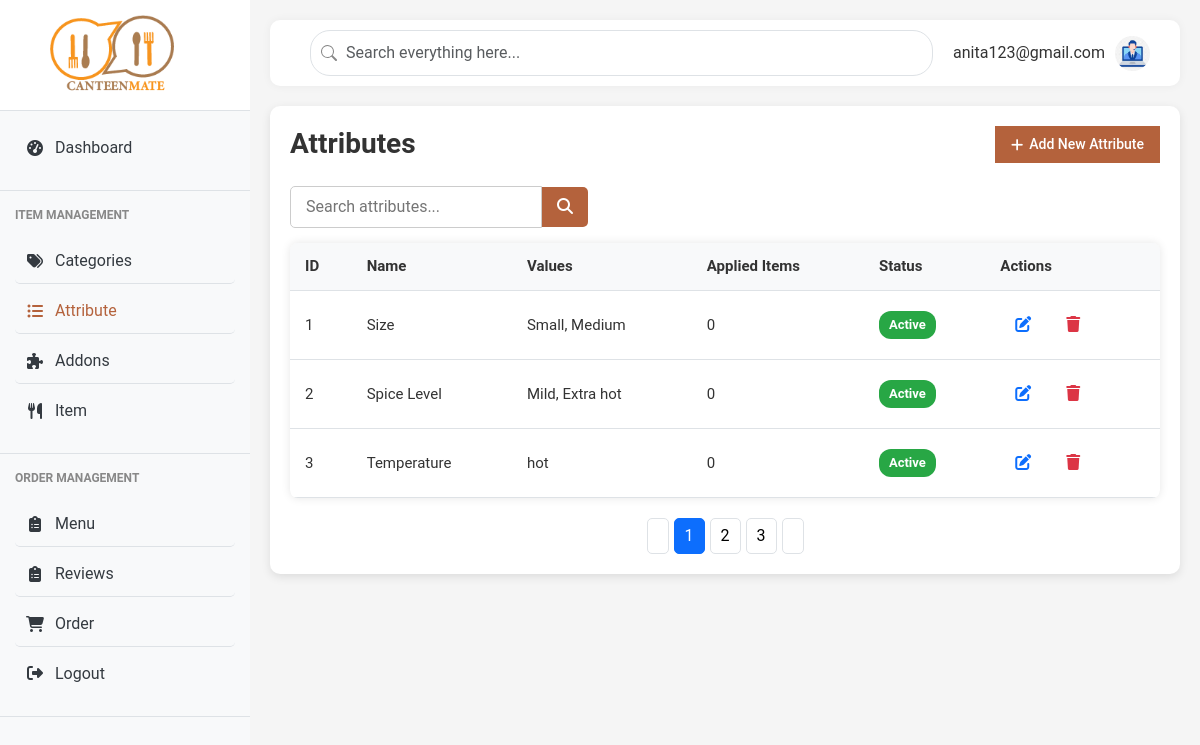
The app's page /admin/attributes (signed in) with its own data.
### models.py (models this page shows, shortened)
class User(db.Model):
    id = db.Column(db.Integer, primary_key=True)
    fullname = db.Column(db.String(100), nullable=False)
    email = db.Column(db.String(100), unique=True, nullable=False)
    password = db.Column(db.String(200), nullable=False)
    role = db.Column(db.String(20), nullable=False)  # 'student', 'staff', or 'admin'
    created_at = db.Column(db.DateTime, server_default=db.func.now())

class Attribute(db.Model):
    __tablename__ = 'attributes'
    id = db.Column(db.Integer, primary_key=True)
    name = db.Column(db.String(100), nullable=False, unique=True)
    status = db.Column(db.Boolean, default=True)
    values = db.relationship('AttributeValue', backref='attribute', cascade='all, delete-orphan')

### main.py (the view)
@app.route('/admin/attributes')
@login_required
def attribute():
    user_id = session['user_id']
    user = User.query.get(user_id)
    attributes = Attribute.query.all()
    return render_template('admin/attribute.html',attributes=attributes, user=user, active_page='attributes')

### main.py (called while the page is built)
def login_required(view):
    @functools.wraps(view)
    def wrapped_view(**kwargs):
        if 'user_id' not in session:
            flash('Please log in to access this page', 'warning')
            return redirect(url_for('login'))
        return view(**kwargs)
    return wrapped_view

### templates/admin/attribute.html (shortened to what this page needs)
{% extends "admin/admin_base.html" %}
{% block content %}
    <div class="attribute-content">
        <div class="section-header">
            <h1 class="page-title">Attributes</h1>
            <button class="add-btn"><i class="fas fa-plus"></i> Add New Attribute</button>
        </div>
        <div class="section-filters">
        <div class="search-box">
            <input type="text" placeholder="Search attributes...">
           <button><i class="fas fa-search"></i></button>
        </div>
        </div>
        <div class="attributes-list" style="{% with messages = get_flashed_messages(with_categories=true) %}
            {% endwith %}">
            <div class="data-table">
            <table>
                <thead>
                    <tr>
                        <th>ID</th>
                        <th>Name</th>
                        <th>Values</th>
                        <th>Applied Items</th>
                        <th>Status</th>
                        <th>Actions</th>
                    </tr>
                </thead>
                <tbody>
                    {% for attribute in attributes %}
                    <tr>
                        <td>{{ attribute.id }}</td>
                        <td>{{ attribute.name }}</td>
                        <td>
                            {{ attribute.values | map(attribute='value') | join(', ') }}
                        </td>
                        <td>{{ attribute.items|length }}</td>
                        <td>
                            <span class="status-badge {{ 'active' if attribute.status else 'inactive' }}">
                                {{ 'Active' if attribute.status else 'Inactive' }}
                            </span>
                        </td>
                        <td class="actions">
                          <button class="btn-edit"
                              data-id="{{ attribute.id }}"
                              data-name="{{ attribute.name }}"
                              data-status="{{ 'active' if attribute.status else 'inactive' }}"
                              data-values-count="{{ attribute.values|length }}"
                              {% for v in attribute.values %}
                                data-value{{ loop.index0 }}="{{ v.value }}"
                                data-price{{ loop.index0 }}="{{ v.price_adjustment }}"
                              {% endfor %}
                          ><i class="fas fa-edit"></i></button>
                          <button class="btn-delete"><i class="fas fa-trash"></i></button>
                        </td>
                    </tr>
                {% endfor %}
                </tbody>
            </table>
            </div>
        </div>
        <div class="pagination">
            <button class="btn-page"></button>
            <button class="btn-page active">1</button>
            <button class="btn-page">2</button>
            <button class="btn-page">3</button>
            <button class="btn-page"></button>
        </div>
    </div>
    {% endblock %}

### templates/admin/admin_base.html (shortened to what this page needs)
<!DOCTYPE html>
<html lang="en">
<head>
    <link href="https://cdnjs.cloudflare.com/ajax/libs/bootstrap/5.3.0/css/bootstrap.min.css" rel="stylesheet">
    <link href="https://cdnjs.cloudflare.com/ajax/libs/font-awesome/6.4.0/css/all.min.css" rel="stylesheet">
    <link href="{{ url_for('static', filename='css/style.css') }}" rel="stylesheet">
    <link href="{{ url_for('static', filename='css/admin_styles.css') }}" rel="stylesheet">
    <link href="{{ url_for('static', filename='css/content-page.css') }}" rel="stylesheet">
</head>
<body>
    <div class="d-flex">
    <div class="sidebar">
        <div class="brand">
            <img src="{{ url_for('static', filename='img/logo.png') }}" href={{ url_for('dashboard')}} alt="Canteen Logo">
        </div>
        <nav>
            <div class="menu-section">
                <a href="{{ url_for('dashboard')}}" class="menu-item {% if active_page == 'dashboard' %}active{% endif %}">
                    <i class="fas fa-tachometer-alt"></i>
                    Dashboard
                </a>
            </div>
            <div class="menu-section">
                <div class="menu-title">ITEM MANAGEMENT</div>
                <a href="{{ url_for('categories') }}" class="menu-item {% if active_page == 'categories' %}active{% endif %}">
                    <i class="fas fa-tags"></i>
                    Categories
                </a>
                <a href="{{ url_for('attribute')}}" class="menu-item {% if active_page == 'attributes' %}active{% endif %}">
                    <i class="fas fa-list-ul"></i>
                    Attribute
                </a>
                <a href="{{ url_for('addons')}}" class="menu-item {% if active_page == 'addons' %}active{% endif %}">
                    <i class="fas fa-puzzle-piece"></i>
                    Addons
                </a>
                <a href="{{ url_for('items')}}" class="menu-item  {% if active_page == 'items' %}active{% endif %}">
                    <i class="fas fa-utensils"></i>
                    Item
                </a>
            </div>
            <div class="menu-section">
                <div class="menu-title">ORDER MANAGEMENT</div>
                <a href="{{ url_for('menu') }}" class="menu-item  {% if active_page == 'menu' %}active{% endif %}">
                    <i class="fas fa-clipboard-list"></i>
                    Menu
                </a>
                <a href="{{ url_for('admin_reviews') }}" class="menu-item  {% if active_page == 'reviews' %}active{% endif %}">
                    <i class="fas fa-clipboard-list"></i>
                    Reviews
                </a>
                <a href="{{ url_for('admin_orders') }}" class="menu-item  {% if active_page == 'admin_orders' %}active{% endif %}">
                    <i class="fas fa-shopping-cart"></i>
                    Order
                </a>
                <a href="{{ url_for('logout') }}" class="menu-item {% if active_page == 'logout' %}active{% endif %}">
                    <div class="menu-icon"><i class="fas fa-sign-out-alt"></i></div>
                    <div class="menu-text">Logout</div>
                </a>
            </div>
        </nav>
    </div>
    <div class="content-wrapper">
        <div class="top-navbar">
            <div class="search-bar">
                <input type="text" class="form-control" placeholder="Search everything here...">
            </div>
            <div class="d-flex align-items-center">
                <div class="user-profile">
                    <div class="user-info">
                        <div class="user-email">{{ user.email }}</div>
                    </div>
                    <img src="{{ url_for('static', filename='img/admin.jpg') }}" alt="User Avatar">
                </div>
            </div>
        </div>
    {% block content %}{% endblock %}
</body>
</html>

### static/css/style.css (style rules this page uses)
:root { --primary-color: #f7941d; --secondary-color: #e74c3c; --light-gray: #f8f9fa; --dark-gray: #343a40; --success-color: #28a745; --warning-color: #ffc107; --danger-color: #dc3545; --border-color: #dee2e6; }
body { font-family: 'Segoe UI', Tahoma, Geneva, Verdana, sans-serif; background-color: #f5f5f5; overflow-x: hidden; }
.d-flex { display: flex; }
.sidebar { height: 100vh; flex: 0 0 clamp(200px, 25%, 250px); overflow-y: auto; position: fixed; width: clamp(200px, 25%, 250px); background-color: #f8f9fa; transition: transform 0.3s ease, width 0.3s ease; z-index: 1000; }
.brand { background-color: white; padding: 15px; border-bottom: 1px solid var(--border-color); display: flex; align-items: center; padding-left: 20%; }
.brand img { height: 80px; }
.menu-section { padding: 15px; border-bottom: 1px solid var(--border-color); }
.menu-title { font-size: 12px; color: #888; font-weight: bold; margin-bottom: 15px; text-transform: uppercase; }
.menu-item { display: flex; align-items: center; padding: 10px; border-radius: 5px; color: var(--dark-gray); text-decoration: none; margin-bottom: 5px; transition: all 0.3s; }
.menu-item:hover, .menu-item.active { background-color: var(--light-gray); color: #b4623c; }
.menu-item i { width: 20px; text-align: center; margin-right: 10px; }
.content-wrapper { margin-left: clamp(200px, 25%, 250px); padding: 20px; width: calc(100% - clamp(200px, 25%, 250px)); transition: margin-left 0.3s ease, width 0.3s ease; overflow-x: hidden; }
.top-navbar { display: flex; justify-content: space-between; align-items: center; background-color: white; border-radius: 10px; padding: 10px 20px; margin-bottom: 20px; box-shadow: 0 0 10px rgba(0,0,0,0.05); }
.search-bar { flex-grow: 1; margin: 0 20px; }
.search-bar input { border-radius: 20px; padding-left: 35px; background-position: 10px center; background-repeat: no-repeat; }
.user-profile { display: flex; align-items: center; gap: 10px; }
.user-profile img { width: 40px; height: 40px; border-radius: 50%; object-fit: cover; }
.user-profile .user-info { display: flex; flex-direction: column; }
.form-control, .form-select { border-radius: 5px; padding: 10px 15px; border: 1px solid var(--border-color); }
.section-header { display: flex; justify-content: space-between; align-items: center; margin-bottom: 15px; }
.page-title { font-size: 28px; font-weight: 700; }
.add-btn { background-color: #007bff; color: white; border: none; padding: 8px 16px; font-size: 14px; border-radius: 5px; cursor: pointer; display: flex; align-items: center; gap: 6px; transition: background-color 0.3s ease; }
.section-filters { display: flex; justify-content: space-between; align-items: center; margin-bottom: 15px; gap: 15px; flex-wrap: wrap; }
.data-table { overflow-x: auto; border-radius: 8px; box-shadow: 0 0 10px rgb(0 0 0 / 0.1); }
.data-table table { width: 100%; border-collapse: collapse; min-width: 600px; }
.data-table th, .data-table td { padding: 12px 16px; text-align: left; border-bottom: 1px solid #eee; vertical-align: middle; font-size: 15px; }
.data-table thead { background-color: #f8f9fa; font-weight: 600; font-size: 16px; }
.status-badge { display: inline-block; padding: 4px 10px; font-size: 13px; font-weight: 600; border-radius: 12px; color: white; user-select: none; }
.status-badge.active { background-color: #28a745; }
.actions { display: flex; gap: 10px; }

### static/css/content-page.css (style rules this page uses)
.categories-content, .attribute-content, .units-content { background-color: #fff; border-radius: 10px; padding: 20px; box-shadow: 0 3px 10px rgba(0, 0, 0, 0.1); }

### records on screen
User: email "anita123@gmail.com"
Attribute: id "1", name "Size", values|map "Small, Medium", items|length "0", status "Active"
Attribute: id "2", name "Spice Level", values|map "Mild, Extra hot", items|length "0", status "Active"
Attribute: id "3", name "Temperature", values|map "hot", items|length "0", status "Active"
